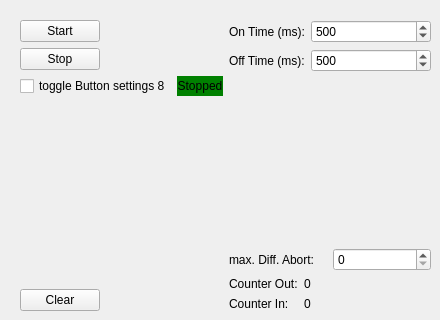
    <widget class="QWidget" name="tab_B8">
     <attribute name="title">
      <string>Taster 8</string>
     </attribute>
     <widget class="QWidget" name="horizontalLayoutWidget_8">
      <property name="geometry">
       <rect>
        <x>20</x>
        <y>20</y>
        <width>411</width>
        <height>291</height>
       </rect>
      </property>
      <layout class="QHBoxLayout" name="hL_Logic8">
       <property name="leftMargin">
        <number>0</number>
       </property>
       <item>
        <layout class="QFormLayout" name="fL_Logic8">
         <item row="0" column="0">
          <widget class="QPushButton" name="pB_Start8">
           <property name="text">
            <string>Start</string>
           </property>
          </widget>
         </item>
         <item row="1" column="0">
          <widget class="QPushButton" name="pB_Stop8">
           <property name="text">
            <string>Stop</string>
           </property>
          </widget>
         </item>
         <item row="3" column="0">
          <spacer name="vS_LogicButtons8">
           <property name="orientation">
            <enum>Qt::Orientation::Vertical</enum>
           </property>
           <property name="sizeHint" stdset="0">
            <size>
             <width>20</width>
             <height>40</height>
            </size>
           </property>
          </spacer>
         </item>
         <item row="4" column="0">
          <widget class="QPushButton" name="pB_Clear8">
           <property name="text">
            <string>Clear</string>
           </property>
          </widget>
         </item>
         <item row="2" column="0">
          <widget class="AnimatedToggle" name="toggle_Button_settings8">
           <property name="text">
            <string>toggle Button settings 8</string>
           </property>
          </widget>
         </item>
         <item row="2" column="1">
          <widget class="QLabel" name="l_RunState8">
           <property name="styleSheet">
            <string notr="true">background-color: green; color: black</string>
           </property>
           <property name="text">
            <string>Stopped</string>
           </property>
           <property name="alignment">
            <set>Qt::AlignmentFlag::AlignCenter</set>
           </property>
          </widget>
         </item>
        </layout>
       </item>
       <item>
        <layout class="QVBoxLayout" name="vL_Parameter8">
         <item>
          <layout class="QFormLayout" name="fL_OnOffTime8">
           <property name="sizeConstraint">
            <enum>QLayout::SizeConstraint::SetFixedSize</enum>
           </property>
           <item row="0" column="0">
            <widget class="QLabel" name="l_OnTime8">
             <property name="text">
              <string>On Time (ms):</string>
             </property>
            </widget>
           </item>
           <item row="0" column="1">
            <widget class="QSpinBox" name="sB_OnTime8">
             <property name="maximum">
              <number>1000</number>
             </property>
             <property name="value">
              <number>500</number>
             </property>
            </widget>
           </item>
           <item row="1" column="1">
            <widget class="QSpinBox" name="sB_OffTime8">
             <property name="maximum">
              <number>1000</number>
             </property>
             <property name="value">
              <number>500</number>
             </property>
            </widget>
           </item>
           <item row="1" column="0">
            <widget class="QLabel" name="l_OffTime8">
             <property name="text">
              <string>Off Time (ms):</string>
             </property>
            </widget>
           </item>
          </layout>
         </item>
         <item>
          <spacer name="vS_Parameter8">
           <property name="orientation">
            <enum>Qt::Orientation::Vertical</enum>
           </property>
           <property name="sizeHint" stdset="0">
            <size>
             <width>20</width>
             <height>40</height>
            </size>
           </property>
          </spacer>
         </item>
         <item>
          <layout class="QHBoxLayout" name="horizontalLayout_8">
           <item>
            <widget class="QLabel" name="l_DiffAbort8">
             <property name="text">
              <string>max. Diff. Abort:</string>
             </property>
            </widget>
           </item>
           <item>
            <widget class="QSpinBox" name="sB_DiffAbort8"/>
           </item>
          </layout>
         </item>
         <item>
          <layout class="QFormLayout" name="fL_Cnt8">
           <property name="sizeConstraint">
            <enum>QLayout::SizeConstraint::SetFixedSize</enum>
           </property>
           <item row="0" column="0">
            <widget class="QLabel" name="l_CntOut8">
             <property name="text">
              <string>Counter Out:</string>
             </property>
            </widget>
           </item>
           <item row="1" column="0">
            <widget class="QLabel" name="l_CntIn8">
             <property name="text">
              <string>Counter In:</string>
             </property>
            </widget>
           </item>
           <item row="0" column="1">
            <widget class="QLabel" name="l_CntOutVal8">
             <property name="text">
              <string>0</string>
             </property>
            </widget>
           </item>
           <item row="1" column="1">
            <widget class="QLabel" name="l_CntInVal8">
             <property name="text">
              <string>0</string>
             </property>
            </widget>
           </item>
          </layout>
         </item>
        </layout>
       </item>
      </layout>
     </widget>
    </widget>
